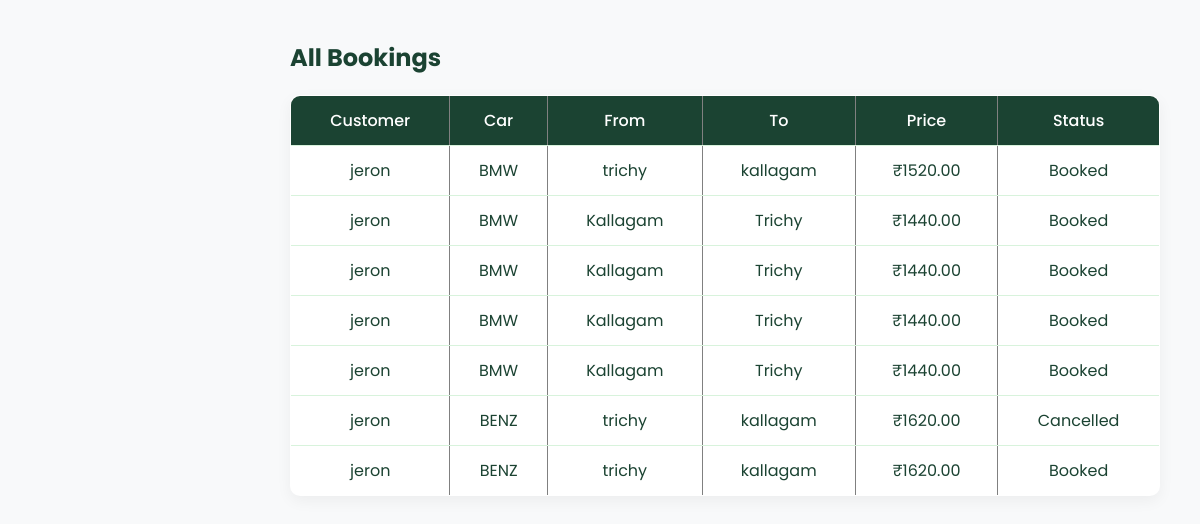
Screenshot of /admin/view_bookings.php with the database file from the repository.
### tables this page shows
CREATE TABLE `bookings` (
  `id` int(11) NOT NULL,
  `customer_id` int(11) DEFAULT NULL,
  `car_id` int(11) DEFAULT NULL,
  `from_location` varchar(100) DEFAULT NULL,
  `to_location` varchar(100) DEFAULT NULL,
  `kilometers` int(11) DEFAULT NULL,
  `total_price` decimal(10,2) DEFAULT NULL,
  `status` varchar(50) DEFAULT NULL
);

CREATE TABLE `customers` (
  `id` int(11) NOT NULL,
  `name` varchar(100) DEFAULT NULL,
  `email` varchar(100) DEFAULT NULL
);

CREATE TABLE `cars` (
  `id` int(11) NOT NULL,
  `car_name` varchar(100) DEFAULT NULL,
  `price_per_km` decimal(10,2) DEFAULT NULL,
  `status` varchar(50) DEFAULT NULL,
  `image` varchar(255) DEFAULT NULL
);

### admin/view_bookings.php (the view)
<?php
include '../db.php';
$data=$conn->query("SELECT bookings.*,customers.name,cars.car_name
FROM bookings
JOIN customers ON bookings.customer_id=customers.id
JOIN cars ON bookings.car_id=cars.id");
?>
<link rel="stylesheet" href="../css/style.css">
<div class="content">
<h2>All Bookings</h2>
<table border="1">
<tr><th>Customer</th><th>Car</th><th>From</th><th>To</th><th>Price</th><th>Status</th></tr>
<?php while($row=$data->fetch_assoc()){ ?>
<tr>
<td><?= $row['name'] ?></td>
<td><?= $row['car_name'] ?></td>
<td><?= $row['from_location'] ?></td>
<td><?= $row['to_location'] ?></td>
<td>₹<?= $row['total_price'] ?></td>
<td><?= $row['status'] ?></td>
</tr>
<?php } ?>
</table>
</div>

### css/style.css (style rules this page uses)
* { margin:0; padding:0; box-sizing:border-box; font-family:'Poppins',sans-serif; }
.content { margin-left:250px; padding:40px; min-height:100vh; }
table { width:100%; border-collapse:collapse; margin-top:20px; background:#fff; border-radius:10px; overflow:hidden; box-shadow:0 5px 15px rgba(0,0,0,0.05); }
th { background:var(--primary); color:#fff; font-weight:500; }
th,td { padding:12px; text-align:center; border-bottom:1px solid var(--border); }

### rows the page displays
bookings: customer.name "jeron", car.car_name "BMW", from_location "trichy", to_location "kallagam", total_price "1520.00", status "Booked"
bookings: customer.name "jeron", car.car_name "BMW", from_location "Kallagam", to_location "Trichy", total_price "1440.00", status "Booked"
bookings: customer.name "jeron", car.car_name "BMW", from_location "Kallagam", to_location "Trichy", total_price "1440.00", status "Booked"
bookings: customer.name "jeron", car.car_name "BMW", from_location "Kallagam", to_location "Trichy", total_price "1440.00", status "Booked"
bookings: customer.name "jeron", car.car_name "BMW", from_location "Kallagam", to_location "Trichy", total_price "1440.00", status "Booked"
bookings: customer.name "jeron", car.car_name "BENZ", from_location "trichy", to_location "kallagam", total_price "1620.00", status "Cancelled"
bookings: customer.name "jeron", car.car_name "BENZ", from_location "trichy", to_location "kallagam", total_price "1620.00", status "Booked"
